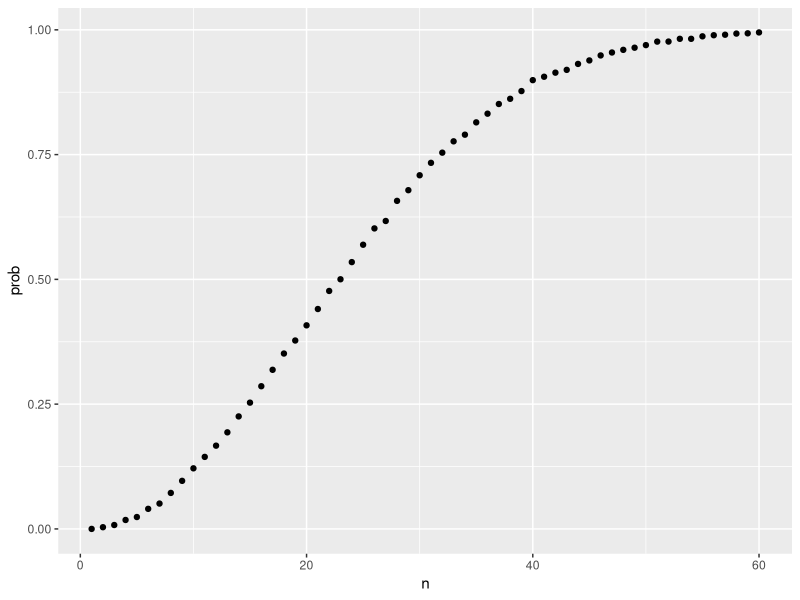

Write the R code that produced this figure.
n <- 10
bdays <- sample(1:365, n, replace = TRUE)

duplicated(c(1,2,3,1,4,3,5))

any(duplicated(bdays))

B <- 10000
same_birthday <- function(n){
  bdays <- sample(1:365, n, replace=TRUE)
  any(duplicated(bdays))
}
results <- replicate(B, same_birthday(50))
mean(results)

compute_prob <- function(n, B=10000){
  results <- replicate(B, same_birthday(n))
  mean(results)
}

n <- seq(1,60)
prob <- sapply(n, compute_prob)

library(tidyverse)
prob <- sapply(n, compute_prob)
qplot(n, prob)

install.packages("tidyverse")
